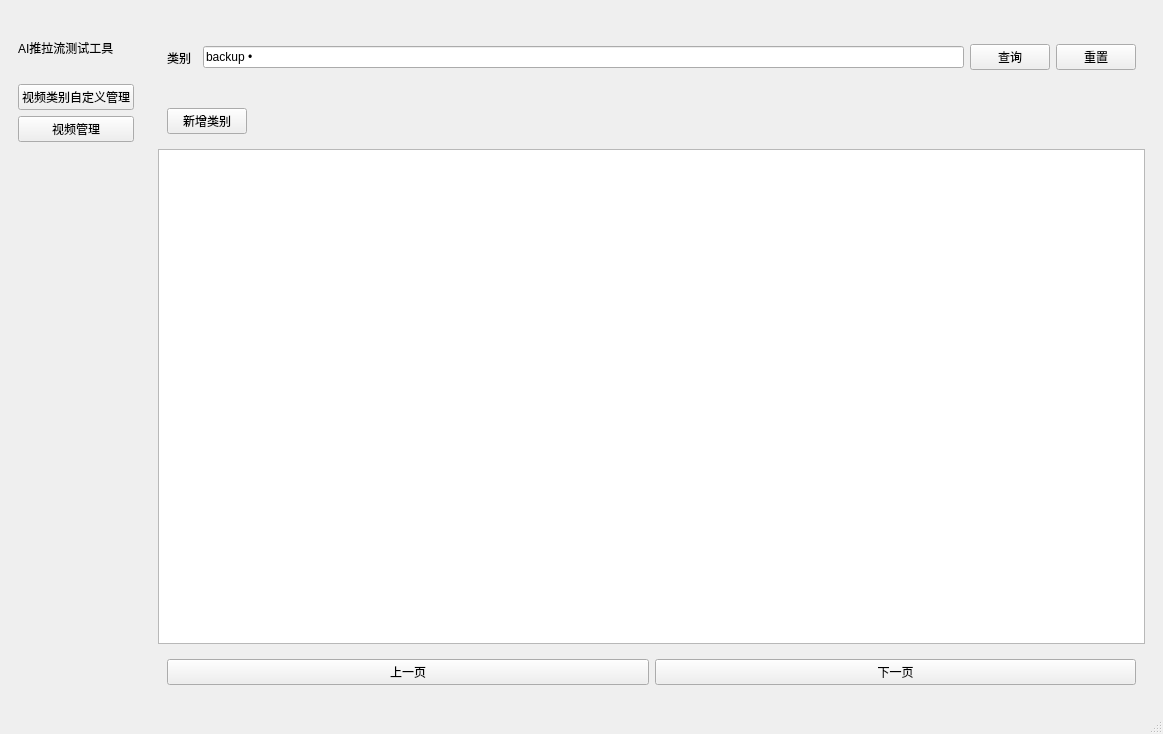
<?xml version="1.0" encoding="UTF-8"?>
<ui version="4.0">
 <class>MainWindow</class>
 <widget class="QMainWindow" name="MainWindow">
  <property name="geometry">
   <rect>
    <x>0</x>
    <y>0</y>
    <width>1163</width>
    <height>734</height>
   </rect>
  </property>
  <property name="windowTitle">
   <string>MainWindow</string>
  </property>
  <widget class="QWidget" name="centralwidget">
   <layout class="QHBoxLayout" name="horizontalLayout">
    <item>
     <widget class="QWidget" name="sidebar" native="true">
      <layout class="QVBoxLayout" name="verticalLayout">
       <item>
        <widget class="QLabel" name="label">
         <property name="minimumSize">
          <size>
           <width>0</width>
           <height>60</height>
          </size>
         </property>
         <property name="text">
          <string>AI推拉流测试工具</string>
         </property>
        </widget>
       </item>
       <item>
        <widget class="QPushButton" name="typeManagerBtn">
         <property name="text">
          <string>视频类别自定义管理</string>
         </property>
        </widget>
       </item>
       <item>
        <widget class="QPushButton" name="videoManagerBtn">
         <property name="text">
          <string>视频管理</string>
         </property>
        </widget>
       </item>
       <item>
        <spacer name="verticalSpacer">
         <property name="orientation">
          <enum>Qt::Vertical</enum>
         </property>
         <property name="sizeHint" stdset="0">
          <size>
           <width>20</width>
           <height>40</height>
          </size>
         </property>
        </spacer>
       </item>
      </layout>
     </widget>
    </item>
    <item>
     <widget class="QStackedWidget" name="stackedWidget">
      <property name="sizePolicy">
       <sizepolicy hsizetype="Preferred" vsizetype="Expanding">
        <horstretch>0</horstretch>
        <verstretch>0</verstretch>
       </sizepolicy>
      </property>
      <property name="currentIndex">
       <number>0</number>
      </property>
      <widget class="QWidget" name="typeManager">
       <layout class="QVBoxLayout" name="verticalLayout_2">
        <item>
         <widget class="QWidget" name="widget" native="true">
          <property name="minimumSize">
           <size>
            <width>0</width>
            <height>75</height>
           </size>
          </property>
          <property name="maximumSize">
           <size>
            <width>16777215</width>
            <height>70</height>
           </size>
          </property>
          <layout class="QHBoxLayout" name="horizontalLayout_2">
           <item>
            <widget class="QLabel" name="label_2">
             <property name="text">
              <string>类别</string>
             </property>
            </widget>
           </item>
           <item>
            <widget class="QWidget" name="widget_16" native="true"/>
           </item>
           <item>
            <widget class="QLineEdit" name="lineEdit_4">
             <property name="text">
              <string>backup •</string>
             </property>
            </widget>
           </item>
           <item>
            <widget class="QPushButton" name="TypeSearchBtn">
             <property name="text">
              <string>查询</string>
             </property>
            </widget>
           </item>
           <item>
            <widget class="QPushButton" name="typeResetBtn">
             <property name="text">
              <string>重置</string>
             </property>
            </widget>
           </item>
          </layout>
         </widget>
        </item>
        <item>
         <widget class="QWidget" name="widget_2" native="true">
          <layout class="QHBoxLayout" name="horizontalLayout_3">
           <item>
            <widget class="QPushButton" name="addType">
             <property name="text">
              <string>新增类别</string>
             </property>
            </widget>
           </item>
           <item>
            <spacer name="horizontalSpacer">
             <property name="orientation">
              <enum>Qt::Horizontal</enum>
             </property>
             <property name="sizeHint" stdset="0">
              <size>
               <width>915</width>
               <height>20</height>
              </size>
             </property>
            </spacer>
           </item>
          </layout>
         </widget>
        </item>
        <item>
         <widget class="QTableWidget" name="typeTableWidget"/>
        </item>
        <item>
         <widget class="QWidget" name="widget_8" native="true">
          <property name="maximumSize">
           <size>
            <width>16777215</width>
            <height>70</height>
           </size>
          </property>
          <layout class="QHBoxLayout" name="horizontalLayout_8">
           <item>
            <widget class="QPushButton" name="typePrevBtn">
             <property name="text">
              <string>上一页</string>
             </property>
            </widget>
           </item>
           <item>
            <widget class="QPushButton" name="typeNextBtn">
             <property name="text">
              <string>下一页</string>
             </property>
            </widget>
           </item>
          </layout>
         </widget>
        </item>
       </layout>
      </widget>
      <widget class="QWidget" name="videoManager">
       <layout class="QVBoxLayout" name="verticalLayout_4">
        <item>
         <widget class="QWidget" name="widget_7" native="true">
          <layout class="QHBoxLayout" name="horizontalLayout_14">
           <item>
            <widget class="QWidget" name="widget_3" native="true">
             <layout class="QHBoxLayout" name="horizontalLayout_4">
              <item>
               <widget class="QLabel" name="videoName_text">
                <property name="text">
                 <string>视频名称</string>
                </property>
               </widget>
              </item>
              <item>
               <widget class="QLineEdit" name="lineEdit"/>
              </item>
             </layout>
            </widget>
           </item>
           <item>
            <widget class="QWidget" name="widget_4" native="true">
             <layout class="QHBoxLayout" name="horizontalLayout_5">
              <item>
               <widget class="QLabel" name="videoType_text">
                <property name="text">
                 <string>视频类别</string>
                </property>
               </widget>
              </item>
              <item>
               <widget class="QLineEdit" name="lineEdit_2"/>
              </item>
             </layout>
            </widget>
           </item>
           <item>
            <widget class="QWidget" name="widget_5" native="true">
             <layout class="QHBoxLayout" name="horizontalLayout_6">
              <item>
               <widget class="QLabel" name="streamStatus_text">
                <property name="text">
                 <string>推流状态</string>
                </property>
               </widget>
              </item>
              <item>
               <widget class="QLineEdit" name="lineEdit_3"/>
              </item>
             </layout>
            </widget>
           </item>
           <item>
            <widget class="QWidget" name="widget_6" native="true">
             <layout class="QHBoxLayout" name="horizontalLayout_7">
              <item>
               <widget class="QPushButton" name="videoSearchBtn">
                <property name="text">
                 <string>查询</string>
                </property>
               </widget>
              </item>
              <item>
               <widget class="QPushButton" name="videoResetBtn">
                <property name="text">
                 <string>重置</string>
                </property>
               </widget>
              </item>
             </layout>
            </widget>
           </item>
          </layout>
         </widget>
        </item>
        <item>
         <widget class="QWidget" name="widget_15" native="true">
          <layout class="QHBoxLayout" name="horizontalLayout_15">
           <item>
            <widget class="QPushButton" name="initConfigBtn">
             <property name="text">
              <string>初始化配置</string>
             </property>
            </widget>
           </item>
           <item>
            <widget class="QPushButton" name="videoImport">
             <property name="text">
              <string>视频导入</string>
             </property>
            </widget>
           </item>
           <item>
            <widget class="QPushButton" name="history">
             <property name="text">
              <string>历史推流记录</string>
             </property>
            </widget>
           </item>
           <item>
            <spacer name="horizontalSpacer_3">
             <property name="orientation">
              <enum>Qt::Horizontal</enum>
             </property>
             <property name="sizeHint" stdset="0">
              <size>
               <width>40</width>
               <height>20</height>
              </size>
             </property>
            </spacer>
           </item>
          </layout>
         </widget>
        </item>
        <item>
         <widget class="QTableWidget" name="videoTableWidget">
          <column>
           <property name="text">
            <string>类别名称</string>
           </property>
          </column>
          <column>
           <property name="text">
            <string>描述</string>
           </property>
          </column>
          <column>
           <property name="text">
            <string>创建时间</string>
           </property>
          </column>
          <column>
           <property name="text">
            <string>最后修改时间</string>
           </property>
          </column>
          <column>
           <property name="text">
            <string>操作人</string>
           </property>
          </column>
          <column>
           <property name="text">
            <string>启用状态</string>
           </property>
          </column>
         </widget>
        </item>
        <item>
         <widget class="QWidget" name="widget_9" native="true">
          <layout class="QHBoxLayout" name="horizontalLayout_16">
           <item>
            <widget class="QWidget" name="widget_13" native="true">
             <layout class="QHBoxLayout" name="horizontalLayout_12">
              <item>
               <widget class="QPushButton" name="videoSearchBtn_2">
                <property name="text">
                 <string>上一页</string>
                </property>
               </widget>
              </item>
              <item>
               <widget class="QPushButton" name="videoResetBtn_2">
                <property name="text">
                 <string>下一页</string>
                </property>
               </widget>
              </item>
             </layout>
            </widget>
           </item>
          </layout>
         </widget>
        </item>
       </layout>
      </widget>
     </widget>
    </item>
   </layout>
  </widget>
  <widget class="QMenuBar" name="menubar">
   <property name="geometry">
    <rect>
     <x>0</x>
     <y>0</y>
     <width>1163</width>
     <height>27</height>
    </rect>
   </property>
  </widget>
  <widget class="QStatusBar" name="statusbar"/>
 </widget>
 <resources/>
 <connections/>
</ui>
